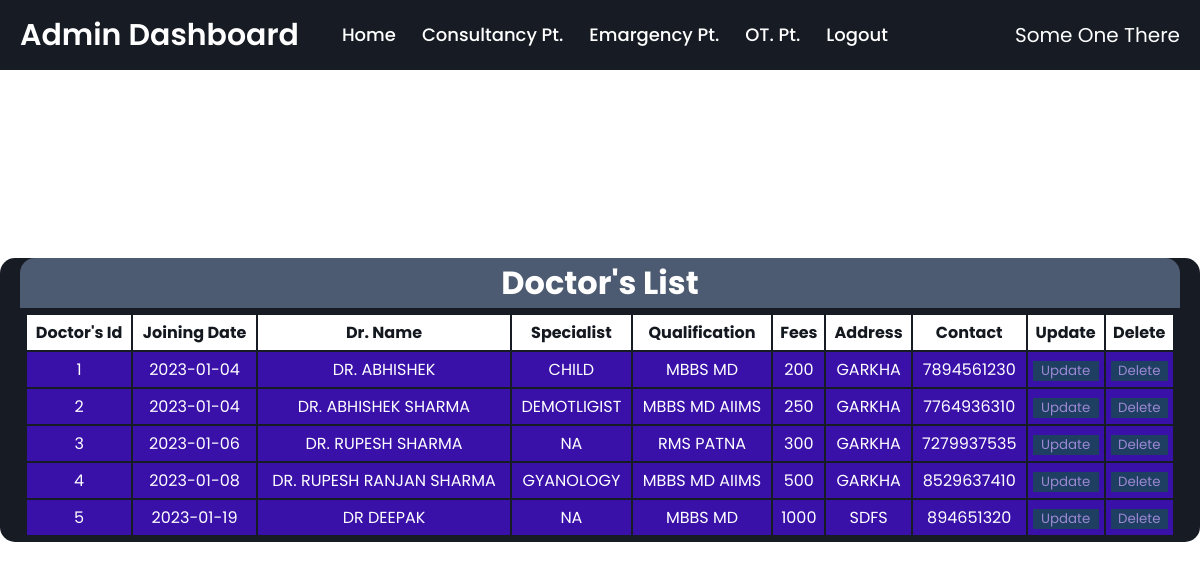
The app's page /viewDoctor.php with its own data.
### tables this page shows
CREATE TABLE `doctors` (
  `id` int(255) NOT NULL,
  `doj` varchar(255) NOT NULL,
  `drname` varchar(255) NOT NULL,
  `specialist` varchar(255) NOT NULL,
  `qualification` varchar(255) NOT NULL,
  `fees` varchar(255) NOT NULL,
  `address` varchar(255) NOT NULL,
  `contact` varchar(255) NOT NULL
);

### viewDoctor.php (the view, shortened to what this page needs)
<!DOCTYPE html>
<html lang="en">
<head>
  <link rel="stylesheet" href="css/style.css">
  <link rel="stylesheet" href="css/viewOPD.css">
</head>
<body>
  <div class="wrapper">
    <nav>
      <div class="content">
      <div class="logo"><a href="#">Admin Dashboard</a></div>
         <ul class="links">
          <li><a href="dashboard.php">Home</a></li>
          <li>
            <a href="#" class="desktop-link">Consultancy Pt.</a>
          </li>
          <li>
            <a href="#" class="desktop-link">Emargency Pt.</a>
          </li>
          <li>
            <a href="#" class="desktop-link">OT. Pt.</a>
          </li>
          <li><a href="adminlogout.php">Logout</a></li>
        </ul>
      </div>
      <label for="" class="someone-class">Some One There</label>
    </nav>
  </div>
  <div class="dummy-text">
    <div class="dummy-text-1">
      <h1>Doctor's List</h1>
    </div>
    <div class="dummy-text-2">
      <div class="dummy-text-3">
        <table class="design-table">
          <tr>
            <th>Doctor's Id</th>
            <th>Joining Date</th>
            <th>Dr. Name</th>
            <th>Specialist</th>
            <th>Qualification</th>
            <th>Fees</th>
            <th>Address</th>
            <th>Contact</th>
            <th>Update</th>
            <th>Delete</th>
          </tr>
           <tbody>
            <?php
              include 'db_con.php';
              $selectquery = " select * from doctors ";
              $query = mysqli_query($con, $selectquery);
              while ($res = mysqli_fetch_array($query)) {
                  ?>
                <tr>
                 <td> <?php echo $res['id']; ?> </td>
                 <td> <?php echo $res['doj']; ?> </td>
                 <td> <?php echo $res['drname']; ?> </td>
                 <td> <?php echo $res['specialist']; ?> </td>
                 <td> <?php echo $res['qualification']; ?> </td>
                 <td> <?php echo $res['fees']; ?> </td>
                 <td> <?php echo $res['address']; ?> </td>
                 <td> <?php echo $res['contact']; ?> </td>
                 <td><button>Update</button></td>
                 <td><button>Delete</button></td>
                </tr>
            <?php
              }
            ?>
          </tbody>
        </table>
      </div>
    </div>
  </div>
</body>
</html>

### css/style.css (style rules this page uses)
* { margin: 0; padding: 0; box-sizing: border-box; text-decoration: none; font-family: 'Poppins', sans-serif; }
.wrapper { background: #171c24; position: fixed; width: 100%; z-index : 1; }
.wrapper nav { position: relative; display: flex; max-width: calc(100% - 200px); margin: 0 auto; height: 70px; align-items: center; justify-content: space-between; }
nav .content { display: flex; align-items: center; }
nav .content .links { margin-left: 80px; display: flex; }
.content .logo a { color: #fff; font-size: 30px; font-weight: 600; }
.content .links li { list-style: none; line-height: 70px; }
.content .links li a, .content .links li label { color: #fff; font-size: 18px; font-weight: 500; padding: 9px 17px; border-radius: 5px; transition: all 0.3s ease; }
.someone-class { color: #fff; font-size: 20px; }
@media screen and (max-width: 1250px) { .wrapper nav { max-width: 100%; padding: 0 20px; } }
@media screen and (max-width: 1250px) { nav .content .links { margin-left: 30px; } }
@media screen and (max-width: 1250px) { .content .links li a { padding: 8px 13px; } }
.dummy-text { position: absolute; top: 50%; left: 50%; width: 100%; z-index: -1; padding: 0 20px; text-align: center; transform: translate(-50%, -50%); }

### css/viewOPD.css (style rules this page uses)
* { margin: 0; padding: 0; box-sizing: border-box; text-decoration: none; font-family: 'Poppins', sans-serif; }
.wrapper { background: #171c24; position: fixed; width: 100%; z-index: 1; }
.wrapper nav { position: relative; display: flex; max-width: calc(100% - 200px); margin: 0 auto; height: 70px; align-items: center; justify-content: space-between; }
nav .content { display: flex; align-items: center; }
nav .content .links { margin-left: 80px; display: flex; }
.content .logo a { color: #fff; font-size: 30px; font-weight: 600; }
.content .links li { list-style: none; line-height: 70px; }
.content .links li a, .content .links li label { color: #fff; font-size: 18px; font-weight: 500; padding: 9px 17px; border-radius: 5px; transition: all 0.3s ease; }
@media screen and (max-width: 1250px) { .wrapper nav { max-width: 100%; padding: 0 20px; } }
@media screen and (max-width: 1250px) { nav .content .links { margin-left: 30px; } }
@media screen and (max-width: 1250px) { .content .links li a { padding: 8px 13px; } }
.dummy-text { position: absolute; top: 50%; left: 50%; width: 100%; z-index: -1; text-align: center; transform: translate(-50%, -50%); color: rgb(255, 255, 255); background-color: #171c24; width: 100%; border-radius: 15px; }
.dummy-text .dummy-text-1 { display: flex; align-items: center; justify-content: center; height: 50px; width: 100%; background-color: #4d5b72; border-radius: 15px 15px 0 0; }
.dummy-text .dummy-text-2 { height: 100%; width: 100%; }
.design-table { width: 100%; padding: 5px; }
.design-table tr th { height: 35px; padding: 5px; background-color: #fff; color: #14181f; }
.design-table tr td { padding: 5px; height: 100%; }
.design-table tr { background-color: rgb(131, 130, 128); }
.design-table tr td button { width: 100%; height: 100%; border: none; background-color: rgb(4, 110, 31); color: #fff; opacity: 0.5; transition: 0.3s; }
.design-table tr,td:nth-child(odd) { background-color: #3910a8; color: #fff; }

### records on screen
doctors: id "1", doj "2023-01-04", drname "DR. ABHISHEK", specialist "CHILD", qualification "MBBS MD", fees "200", address "GARKHA", contact "7894561230"
doctors: id "2", doj "2023-01-04", drname "DR. ABHISHEK SHARMA", specialist "DEMOTLIGIST", qualification "MBBS MD AIIMS", fees "250", address "GARKHA", contact "7764936310"
doctors: id "3", doj "2023-01-06", drname "DR. RUPESH SHARMA", specialist "NA", qualification "RMS PATNA", fees "300", address "GARKHA", contact "7279937535"
doctors: id "4", doj "2023-01-08", drname "DR. RUPESH RANJAN SHARMA", specialist "GYANOLOGY", qualification "MBBS MD AIIMS", fees "500", address "GARKHA", contact "8529637410"
doctors: id "5", doj "2023-01-19", drname "DR DEEPAK", specialist "NA", qualification "MBBS MD", fees "1000", address "SDFS", contact "894651320"
